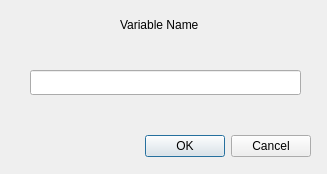
<?xml version="1.0" encoding="UTF-8"?>
<ui version="4.0">
 <class>CreateVariableNameDialog</class>
 <widget class="QDialog" name="CreateVariableNameDialog">
  <property name="geometry">
   <rect>
    <x>0</x>
    <y>0</y>
    <width>327</width>
    <height>174</height>
   </rect>
  </property>
  <property name="windowTitle">
   <string>Dialog</string>
  </property>
  <widget class="QDialogButtonBox" name="buttonBox">
   <property name="geometry">
    <rect>
     <x>130</x>
     <y>130</y>
     <width>181</width>
     <height>32</height>
    </rect>
   </property>
   <property name="orientation">
    <enum>Qt::Horizontal</enum>
   </property>
   <property name="standardButtons">
    <set>QDialogButtonBox::Cancel|QDialogButtonBox::Ok</set>
   </property>
  </widget>
  <widget class="QLabel" name="label">
   <property name="geometry">
    <rect>
     <x>120</x>
     <y>15</y>
     <width>91</width>
     <height>20</height>
    </rect>
   </property>
   <property name="text">
    <string>Variable Name</string>
   </property>
  </widget>
  <widget class="QLineEdit" name="variableLineEdit">
   <property name="geometry">
    <rect>
     <x>30</x>
     <y>70</y>
     <width>271</width>
     <height>25</height>
    </rect>
   </property>
  </widget>
 </widget>
 <resources/>
 <connections>
  <connection>
   <sender>buttonBox</sender>
   <signal>accepted()</signal>
   <receiver>CreateVariableNameDialog</receiver>
   <slot>accept()</slot>
   <hints>
    <hint type="sourcelabel">
     <x>248</x>
     <y>254</y>
    </hint>
    <hint type="destinationlabel">
     <x>157</x>
     <y>274</y>
    </hint>
   </hints>
  </connection>
  <connection>
   <sender>buttonBox</sender>
   <signal>rejected()</signal>
   <receiver>CreateVariableNameDialog</receiver>
   <slot>reject()</slot>
   <hints>
    <hint type="sourcelabel">
     <x>316</x>
     <y>260</y>
    </hint>
    <hint type="destinationlabel">
     <x>286</x>
     <y>274</y>
    </hint>
   </hints>
  </connection>
 </connections>
</ui>
